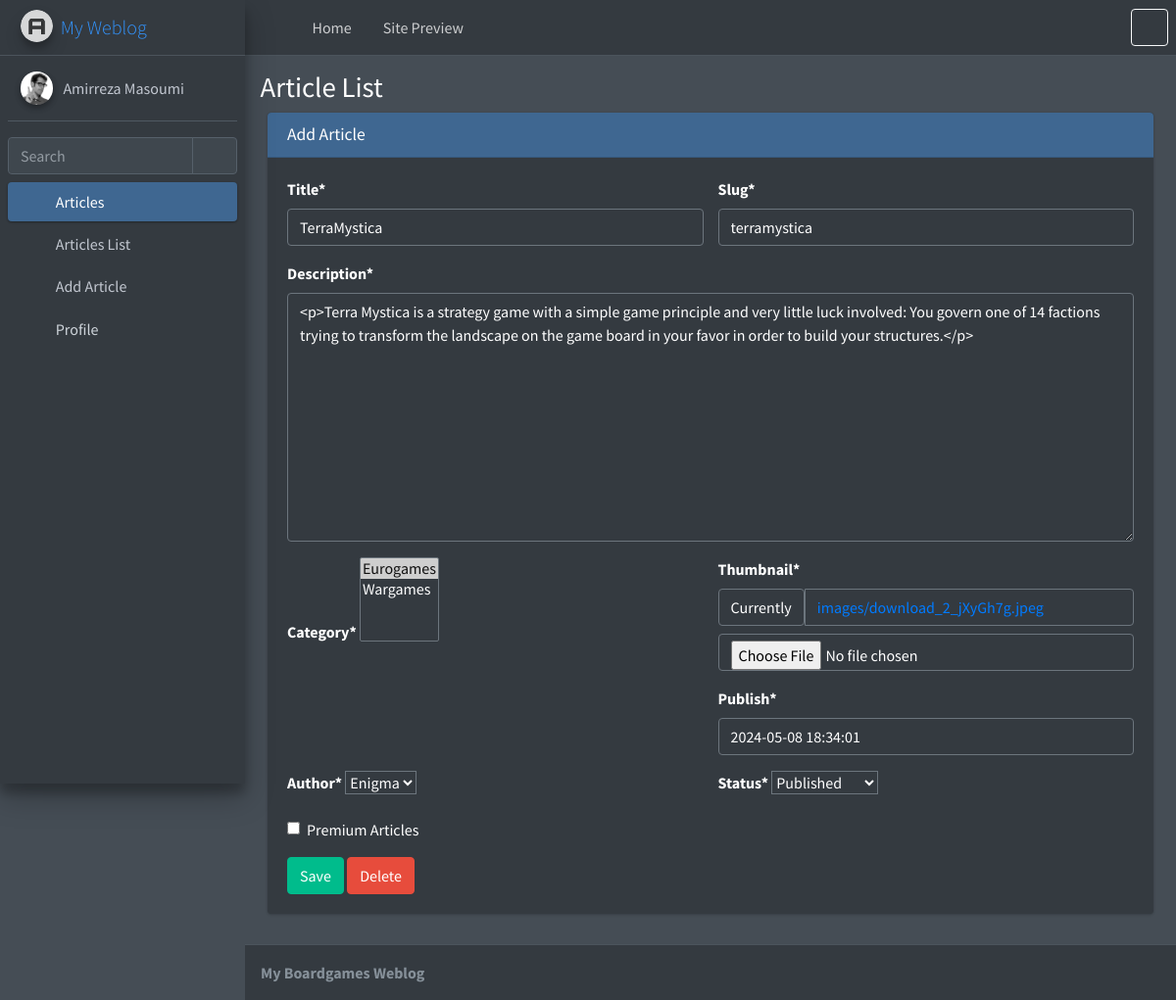
/account/article/update/1 (signed in), run on the app's committed database.
### account/models.py (models this page shows)
class User(AbstractUser):
    email = models.EmailField(unique=True, verbose_name='Email')
    is_author = models.BooleanField(default=False, verbose_name='Author Status')
    special_user = models.DateTimeField(default=timezone.now, verbose_name='Special User until:')
    def is_special_user(self):
        if self.special_user > timezone.now():
            return True
        else:
            return False
    is_special_user.boolean = True
    is_special_user.short_description = 'Special User Status'

### blog/models.py (models this page shows, shortened)
class Article(models.Model):
    STATUS_CHOICES = (
        ('d', 'Draft'),
        ('p', 'Published'),
        ('i', 'investigation'), #pending
        ('b', 'Back'),
    )
    author = models.ForeignKey(User, null=True, on_delete=models.SET_NULL, related_name='articles')
    title = models.CharField(max_length=200)
    slug = models.SlugField(max_length=100, unique=True)
    category = models.ManyToManyField(Category,related_name='articles')
    description = models.TextField()
    thumbnail = models.ImageField(upload_to='images')
    publish = models.DateTimeField(default=timezone.now)
    created = models.DateTimeField(auto_now_add=True)
    updated = models.DateTimeField(auto_now=True)
    is_special = models.BooleanField(default=False, verbose_name="Premium Articles")
    status = models.CharField(max_length=1, choices=STATUS_CHOICES)
    class Meta:
        ordering = ['-publish']
    def thumbnail_tag(self):
        return format_html("<img width=50 style='border-radius: 5px;' src='{}'>".format(self.thumbnail.url))
    thumbnail_tag.short_description = 'Image'
    def category_to_str(self):
         return ','.join([category.title for category in self.category.active()])
    category_to_str.short_description = 'Category'
    objects = ArticleManager()

### account/views.py (the view)
# urls.py: path('article/update/<int:pk>', ArticleUpdate.as_view(), name='article-update'),
class ArticleUpdate(AuthorValidMixin, FormValidMixin, FieldsMixin, UpdateView):
    model = Article
    template_name = "registration/article-create-update.html"

### account/mixins.py (called while the page is built)
    def dispatch(self, request, *args, **kwargs):
        self.fields = ['title', 'slug', 'category', 'description', 'thumbnail', 'publish', "is_special", 'status']
        if request.user.is_superuser:
            self.fields.append('author')
        return super().dispatch(request, *args, **kwargs)

    def dispatch(self, request, pk, *args, **kwargs):
        article = get_object_or_404(Article, pk=pk)
        if article.author == request.user and article.status in ['b', 'd'] or\
        request.user.is_superuser:
            return super().dispatch(request, *args, **kwargs)
        else:
            raise Http404("You can't see this page")

### blog/models.py (called while the page is built)
    def __str__(self) -> str:
        return self.title

### blog/templatetags/base_tags.py (called while the page is built)
@register.inclusion_tag("registration/partials/link.html")
def link(request, link_name, content, classes):
    return {
        'request': request,
        'link_name': link_name,
        'link': f'account:{link_name}',
        'content': content,
        'classes': classes,
    }

### templates/registration/article-create-update.html (shortened to what this page needs)
{% extends 'registration/base.html' %}
{% load crispy_forms_tags %}
{% block title %}{% block title-meta %}
    Article List
{% endblock %}{% endblock %}
{% block main %}
<div class="col-md-12">
  <div class="card card-primary">
    <div class="card-header">
      <h3 class="card-title mb-0">Add Article</h3>
    </div>
    <div class="card-body">
      <form method="post" enctype="multipart/form-data">{% csrf_token %}
        <div class="row">
          <div class="col-6">
            {{ form.title|as_crispy_field }}
          </div>
          <div class="col-6">
            {{ form.slug|as_crispy_field }}
          </div>
          <div class="col-12">
            {{ form.description|as_crispy_field }}
          </div>
          <div class="col-6">
            {{ form.category|as_crispy_field }}
          </div>
          <div class="col-6">
            {{ form.thumbnail|as_crispy_field }}
            {{ form.publish|as_crispy_field }}
          </div>
          {% if user.is_superuser %}
            <div class="col-6">
              {{ form.author|as_crispy_field }}
            </div>
            <div class="col-6">
              {{ form.status|as_crispy_field }}
            </div>
          {% endif %}
          <div class="col-6">
            {{ form.is_special|as_crispy_field }}
          </div>
        </div>
        <button class="btn btn-success">Save</button>
        {% if user.is_superuser and request.resolver_match.kwargs.pk %}
          <a href="{% url 'account:article-delete' request.resolver_match.kwargs.pk %}" class="btn btn-danger">Delete</a>
        {% endif %}
        </form>
    </div>
  </div>
</div>
{% endblock %}

### templates/registration/sidebar.html
{% load static %}
{% load base_tags %}
<aside class="main-sidebar sidebar-dark-primary elevation-4">
    <a href="index3.html" class="brand-link">
      <img src="{% static 'registration/adminlte/assets/img/AdminLTELogo.png' %}" alt="AdminLTE Logo" class="brand-image img-circle elevation-3" style="opacity: .8">
      <span class="brand-text font-weight-light">My Weblog</span>
    </a>
    <div class="sidebar">
      <div class="user-panel mt-3 pb-3 mb-3 d-flex">
        <div class="image">
          <img src="{% static 'registration/adminlte/assets/img/user2-160x160.jpg' %}" class="img-circle elevation-2" alt="User Image">
        </div>
        <div class="info">
          <a href="#" class="d-block">{{user.get_full_name}}</a>
        </div>
      </div>
      <div class="form-inline">
        <div class="input-group" data-widget="sidebar-search">
          <input class="form-control form-control-sidebar" type="search" placeholder="Search" aria-label="Search">
          <div class="input-group-append">
            <button class="btn btn-sidebar">
              <i class="fas fa-search fa-fw"></i>
            </button>
          </div>
        </div>
      </div>
      <nav class="mt-2">
        <ul class="nav nav-pills nav-sidebar flex-column" data-widget="treeview" role="menu" data-accordion="false">
          {% if user.is_superuser or user.is_author %}
            <li class="nav-item menu-open">
              <a href="#" class="nav-link active">
                <i class="nav-icon fas fa-tachometer-alt"></i>
                <p>
                  Articles
                  <i class="right fas fa-angle-left"></i>
                </p>
              </a>
              <ul class="nav nav-treeview">
                <li class="nav-item">
                  {% link request 'home' 'Articles List' 'fa-list' %}
                </li>
                <li class="nav-item">
                  {% link request 'article-create' 'Add Article' 'fa-edit' %}
                </li>
              </ul>
            </li>
          {%endif%}
          <li class="nav-item">
            {% link request 'profile' 'Profile' 'fa-th' %}
          </li>
        </ul>
      </nav>
    </div>
  </aside>

### data on the page
User: get_full_name "Amirreza Masoumi"
Article: title "TerraMystica", slug "terramystica", description "<p>Terra Mystica is a strategy game with a simple game principle and very little luck involved: You govern one of 14 factions trying to transform the landscape on the game board in your favor in order to build your structures.</p>", publish "2024-05-08 18:34:01", author "Enigma", status "Published"

### other printed values
{{ content }} "Articles List Add Article Profile"
